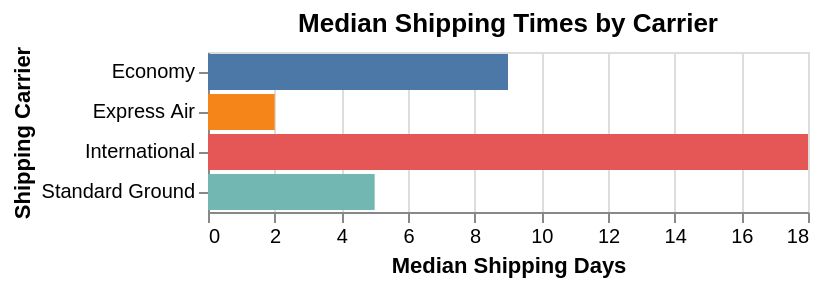

Write the Vega-Lite specification saved for this chart.
### Vega-Lite specification from a JSON file in a GitHub repository (floating-point values rounded to 4 significant figures)
{"$schema": "https://vega.github.io/schema/vega-lite/v6.json", "description": "Average shipping times by carrier", "data": {"values": [{"carrier": "Express Air", "min": 1, "q1": 1.5, "median": 2, "q3": 2.5, "max": 3}, {"carrier": "Standard Ground", "min": 3, "q1": 4, "median": 5, "q3": 6, "max": 7}, {"carrier": "Economy", "min": 5, "q1": 7, "median": 9, "q3": 11, "max": 14}, {"carrier": "International", "min": 10, "q1": 14, "median": 18, "q3": 22, "max": 30}]}, "mark": "bar", "encoding": {"y": {"field": "carrier", "type": "nominal", "axis": {"title": "Shipping Carrier"}}, "x": {"field": "median", "type": "quantitative", "axis": {"title": "Median Shipping Days"}}, "color": {"field": "carrier", "type": "nominal", "legend": null}}, "title": "Median Shipping Times by Carrier"}
